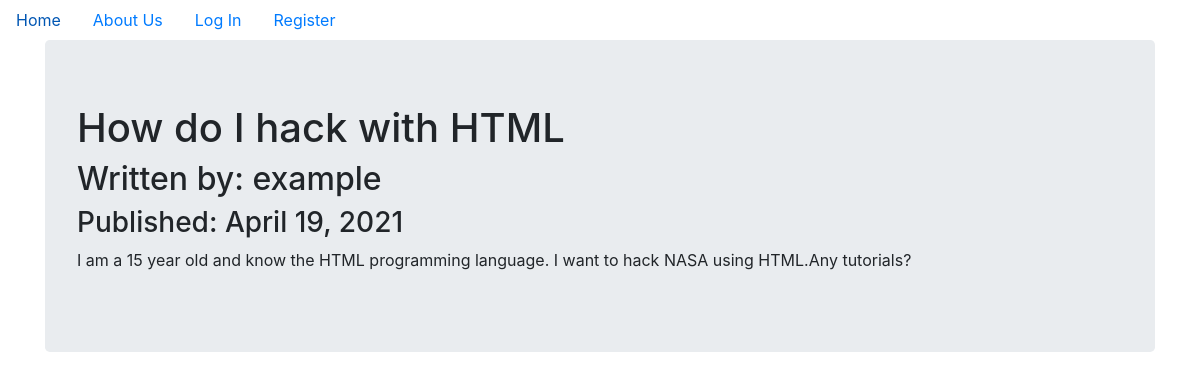
The page /1 on the database its author committed.
### techblog/models.py (models this page shows, shortened)
class BlogPost(db.Model):
    users = db.relationship(User)
    id = db.Column(db.Integer, primary_key=True)
    user_id = db.Column(db.Integer, db.ForeignKey('users.id'), nullable=False)
    date = db.Column(db.DateTime, nullable=False, default=datetime.utcnow)
    title = db.Column(db.String(140), nullable=False)
    text = db.Column(db.Text, nullable=False)

class User(db.Model, UserMixin):
    __tablename__ = 'users'
    id = db.Column(db.Integer, primary_key = True)
    profile_image = db.Column(db.String(20), nullable=False, default='default_profile.png')
    email = db.Column(db.String(64), unique=True, index=True)
    username = db.Column(db.String(64), unique=True, index=True)
    password_hash = db.Column(db.String(128))
    posts = db.relationship('BlogPost', backref='author', lazy=True)

### techblog/users/views.py (the view)
@users.route("/<username>")
def user_posts(username):
    page = request.args.get('page', 1, type=int)
    user = User.query.filter_by(username=username).first_or_404()
    blog_posts = BlogPost.query.filter_by(author=user).order_by(BlogPost.date.desc()).paginate(page=page, per_page=5)
    return render_template('user_blog_posts.html', blog_posts=blog_posts, user=user)

### techblog/blog_posts/views.py (called while the page is built)
@blog_posts.route('/<int:blog_post_id>')
def blog_post(blog_post_id):
    blog_post = BlogPost.query.get_or_404(blog_post_id)
    return render_template('blog_post.html',title=blog_post.title,
                            date=blog_post.date,post=blog_post
    )

### techblog/templates/blog_post.html (shortened to what this page needs)
{% extends "base.html" %}
{% block content %}
<div class="jumbotron">
  <h1>{{ post.title }}</h1>
  <h2>Written by: {{post.author.username}}</h2>
  <h3>Published: {{ post.date.strftime('%B %d, %Y') }}</h3>
  <p>{{post.text}}</p>
</div>
{% endblock content %}

### rows shown on the page
BlogPost: title "How do I hack with HTML", date "April 19, 2021", text "I am a 15 year old and know the HTML programming language. I want to hack NASA using HTML.Any tutorials?"
User: author.username "example"
